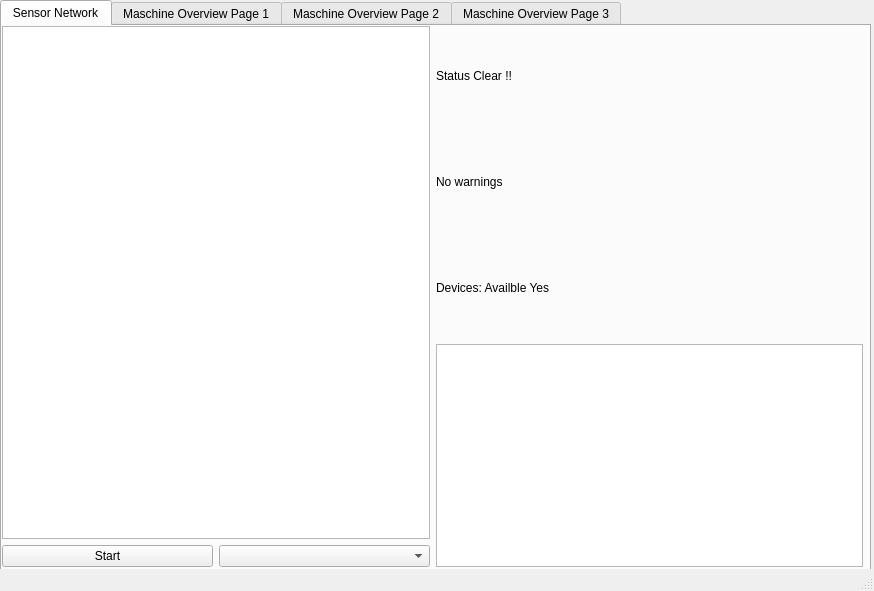
<?xml version="1.0" encoding="UTF-8"?>
<ui version="4.0">
 <class>MainWindow</class>
 <widget class="QMainWindow" name="MainWindow">
  <property name="geometry">
   <rect>
    <x>0</x>
    <y>0</y>
    <width>874</width>
    <height>591</height>
   </rect>
  </property>
  <property name="windowTitle">
   <string>MainWindow</string>
  </property>
  <widget class="QWidget" name="centralwidget">
   <widget class="QTabWidget" name="tabWidget">
    <property name="geometry">
     <rect>
      <x>0</x>
      <y>0</y>
      <width>871</width>
      <height>571</height>
     </rect>
    </property>
    <property name="currentIndex">
     <number>0</number>
    </property>
    <widget class="QWidget" name="tab_1">
     <attribute name="title">
      <string>Sensor Network</string>
     </attribute>
     <widget class="QWidget" name="horizontalLayoutWidget">
      <property name="geometry">
       <rect>
        <x>0</x>
        <y>0</y>
        <width>861</width>
        <height>541</height>
       </rect>
      </property>
      <layout class="QHBoxLayout" name="horizontalLayout">
       <property name="sizeConstraint">
        <enum>QLayout::SetDefaultConstraint</enum>
       </property>
       <item>
        <layout class="QVBoxLayout" name="verticalLayout_2">
         <item>
          <widget class="QGraphicsView" name="graphicsView"/>
         </item>
         <item>
          <layout class="QHBoxLayout" name="horizontalLayout_5">
           <item>
            <widget class="QPushButton" name="pushButton_Start">
             <property name="text">
              <string>Start</string>
             </property>
            </widget>
           </item>
           <item>
            <widget class="QComboBox" name="comboBox_nodenumbers">
             <property name="accessibleName">
              <string/>
             </property>
             <property name="editable">
              <bool>false</bool>
             </property>
             <property name="currentText">
              <string/>
             </property>
             <property name="placeholderText">
              <string>select_number_of_nodes</string>
             </property>
            </widget>
           </item>
          </layout>
         </item>
        </layout>
       </item>
       <item>
        <layout class="QVBoxLayout" name="verticalLayout">
         <item>
          <widget class="QLabel" name="label_Status">
           <property name="minimumSize">
            <size>
             <width>0</width>
             <height>100</height>
            </size>
           </property>
           <property name="text">
            <string>Status Clear !!</string>
           </property>
          </widget>
         </item>
         <item>
          <widget class="QLabel" name="label_current_warnings">
           <property name="minimumSize">
            <size>
             <width>0</width>
             <height>100</height>
            </size>
           </property>
           <property name="text">
            <string>No warnings</string>
           </property>
          </widget>
         </item>
         <item>
          <widget class="QLabel" name="label_Devices_available">
           <property name="minimumSize">
            <size>
             <width>0</width>
             <height>100</height>
            </size>
           </property>
           <property name="maximumSize">
            <size>
             <width>500</width>
             <height>300</height>
            </size>
           </property>
           <property name="text">
            <string>Devices: Availble Yes</string>
           </property>
          </widget>
         </item>
         <item>
          <widget class="QTextBrowser" name="textBrowser">
           <property name="minimumSize">
            <size>
             <width>0</width>
             <height>70</height>
            </size>
           </property>
          </widget>
         </item>
        </layout>
       </item>
      </layout>
     </widget>
    </widget>
    <widget class="QWidget" name="tab_2">
     <attribute name="title">
      <string>Maschine Overview Page 1</string>
     </attribute>
     <widget class="QWidget" name="verticalLayoutWidget_3">
      <property name="geometry">
       <rect>
        <x>0</x>
        <y>0</y>
        <width>861</width>
        <height>541</height>
       </rect>
      </property>
      <layout class="QVBoxLayout" name="verticalLayout_3">
       <item>
        <layout class="QHBoxLayout" name="horizontalLayout_2">
         <item>
          <widget class="QLabel" name="label_node_1">
           <property name="text">
            <string>Node 1  </string>
           </property>
          </widget>
         </item>
         <item>
          <layout class="QVBoxLayout" name="verticalLayout_5">
           <item>
            <widget class="QLabel" name="label_signal_node_1">
             <property name="text">
              <string>Signal</string>
             </property>
            </widget>
           </item>
           <item>
            <widget class="QComboBox" name="comboBox_node_1"/>
           </item>
           <item>
            <widget class="QPushButton" name="pushButton_change_signal_node_1">
             <property name="text">
              <string>Connect</string>
             </property>
            </widget>
           </item>
           <item>
            <widget class="QPushButton" name="pushButton_Record_node_1">
             <property name="text">
              <string>Start Recording</string>
             </property>
            </widget>
           </item>
          </layout>
         </item>
         <item>
          <widget class="QGraphicsView" name="graphicsView_node_1"/>
         </item>
        </layout>
       </item>
       <item>
        <layout class="QHBoxLayout" name="horizontalLayout_4">
         <item>
          <widget class="QLabel" name="label_node_2">
           <property name="text">
            <string>Node 2   </string>
           </property>
          </widget>
         </item>
         <item>
          <layout class="QVBoxLayout" name="verticalLayout_7">
           <item>
            <widget class="QLabel" name="label_signal_node_2">
             <property name="text">
              <string>Signal</string>
             </property>
            </widget>
           </item>
           <item>
            <widget class="QComboBox" name="comboBox_node_2"/>
           </item>
           <item>
            <widget class="QPushButton" name="pushButton_change_signal_node_2">
             <property name="text">
              <string>Connect</string>
             </property>
            </widget>
           </item>
           <item>
            <widget class="QPushButton" name="pushButton_Record_node_2">
             <property name="text">
              <string>Start Recording</string>
             </property>
            </widget>
           </item>
          </layout>
         </item>
         <item>
          <widget class="QGraphicsView" name="graphicsView_node_2"/>
         </item>
        </layout>
       </item>
       <item>
        <layout class="QHBoxLayout" name="horizontalLayout_3">
         <item>
          <widget class="QLabel" name="label_node_3">
           <property name="text">
            <string>Node 3   </string>
           </property>
          </widget>
         </item>
         <item>
          <layout class="QVBoxLayout" name="verticalLayout_6">
           <item>
            <widget class="QLabel" name="label_signal_node_3">
             <property name="text">
              <string>Signal</string>
             </property>
            </widget>
           </item>
           <item>
            <widget class="QComboBox" name="comboBox_node_3"/>
           </item>
           <item>
            <widget class="QPushButton" name="pushButton_change_signal_node_3">
             <property name="text">
              <string>Connect</string>
             </property>
            </widget>
           </item>
           <item>
            <widget class="QPushButton" name="pushButton_Record_node_3">
             <property name="text">
              <string>Start Recording</string>
             </property>
            </widget>
           </item>
          </layout>
         </item>
         <item>
          <widget class="QGraphicsView" name="graphicsView_node_4"/>
         </item>
        </layout>
       </item>
      </layout>
     </widget>
    </widget>
    <widget class="QWidget" name="tab_3">
     <attribute name="title">
      <string>Maschine Overview Page 2</string>
     </attribute>
     <widget class="QWidget" name="verticalLayoutWidget_4">
      <property name="geometry">
       <rect>
        <x>0</x>
        <y>0</y>
        <width>861</width>
        <height>531</height>
       </rect>
      </property>
      <layout class="QVBoxLayout" name="verticalLayout_4">
       <item>
        <layout class="QHBoxLayout" name="horizontalLayout_6">
         <item>
          <widget class="QLabel" name="label_node_4">
           <property name="text">
            <string>Node 4  </string>
           </property>
          </widget>
         </item>
         <item>
          <layout class="QVBoxLayout" name="verticalLayout_8">
           <item>
            <widget class="QLabel" name="label_signal_node_4">
             <property name="text">
              <string>Signal</string>
             </property>
            </widget>
           </item>
           <item>
            <widget class="QComboBox" name="comboBox_node_4"/>
           </item>
           <item>
            <widget class="QPushButton" name="pushButton_8">
             <property name="text">
              <string>Connect</string>
             </property>
            </widget>
           </item>
           <item>
            <widget class="QPushButton" name="pushButton_Record_node_6">
             <property name="text">
              <string>Start Recording</string>
             </property>
            </widget>
           </item>
          </layout>
         </item>
         <item>
          <widget class="QGraphicsView" name="graphicsView_node_5"/>
         </item>
        </layout>
       </item>
       <item>
        <layout class="QHBoxLayout" name="horizontalLayout_7">
         <item>
          <widget class="QLabel" name="label_node_5">
           <property name="text">
            <string>Node 5   </string>
           </property>
          </widget>
         </item>
         <item>
          <layout class="QVBoxLayout" name="verticalLayout_9">
           <item>
            <widget class="QLabel" name="label_signal_node_5">
             <property name="text">
              <string>Signal</string>
             </property>
            </widget>
           </item>
           <item>
            <widget class="QComboBox" name="comboBox_node_5"/>
           </item>
           <item>
            <widget class="QPushButton" name="pushButton_10">
             <property name="text">
              <string>Connect</string>
             </property>
            </widget>
           </item>
           <item>
            <widget class="QPushButton" name="pushButton_Record_node_7">
             <property name="text">
              <string>Start Recording</string>
             </property>
            </widget>
           </item>
          </layout>
         </item>
         <item>
          <widget class="QGraphicsView" name="graphicsView_node_6"/>
         </item>
        </layout>
       </item>
       <item>
        <layout class="QHBoxLayout" name="horizontalLayout_8">
         <item>
          <widget class="QLabel" name="label_node_6">
           <property name="text">
            <string>Node 6   </string>
           </property>
          </widget>
         </item>
         <item>
          <layout class="QVBoxLayout" name="verticalLayout_10">
           <item>
            <widget class="QLabel" name="label_signal_node_6">
             <property name="text">
              <string>Signal</string>
             </property>
            </widget>
           </item>
           <item>
            <widget class="QComboBox" name="comboBox_node_6"/>
           </item>
           <item>
            <widget class="QPushButton" name="pushButton_12">
             <property name="text">
              <string>Connect</string>
             </property>
            </widget>
           </item>
           <item>
            <widget class="QPushButton" name="pushButton_Record_node_8">
             <property name="text">
              <string>Start Recording</string>
             </property>
            </widget>
           </item>
          </layout>
         </item>
         <item>
          <widget class="QGraphicsView" name="graphicsView_node_7"/>
         </item>
        </layout>
       </item>
      </layout>
     </widget>
    </widget>
    <widget class="QWidget" name="tab_4">
     <attribute name="title">
      <string>Maschine Overview Page 3</string>
     </attribute>
     <widget class="QWidget" name="verticalLayoutWidget_9">
      <property name="geometry">
       <rect>
        <x>0</x>
        <y>0</y>
        <width>861</width>
        <height>531</height>
       </rect>
      </property>
      <layout class="QVBoxLayout" name="verticalLayout_11">
       <item>
        <layout class="QHBoxLayout" name="horizontalLayout_9">
         <item>
          <widget class="QLabel" name="label_node_7">
           <property name="text">
            <string>Node 7   </string>
           </property>
          </widget>
         </item>
         <item>
          <layout class="QVBoxLayout" name="verticalLayout_12">
           <item>
            <widget class="QLabel" name="label_14">
             <property name="text">
              <string>Signal</string>
             </property>
            </widget>
           </item>
           <item>
            <widget class="QComboBox" name="comboBox_node_7"/>
           </item>
           <item>
            <widget class="QPushButton" name="pushButton_14">
             <property name="text">
              <string>PushButton</string>
             </property>
            </widget>
           </item>
           <item>
            <widget class="QPushButton" name="pushButton_15">
             <property name="text">
              <string>PushButton</string>
             </property>
            </widget>
           </item>
          </layout>
         </item>
         <item>
          <widget class="QGraphicsView" name="graphicsView_node_8"/>
         </item>
        </layout>
       </item>
       <item>
        <layout class="QHBoxLayout" name="horizontalLayout_10">
         <item>
          <widget class="QLabel" name="label_node_8">
           <property name="text">
            <string>Node 8   </string>
           </property>
          </widget>
         </item>
         <item>
          <layout class="QVBoxLayout" name="verticalLayout_13">
           <item>
            <widget class="QLabel" name="label_16">
             <property name="text">
              <string>Signal</string>
             </property>
            </widget>
           </item>
           <item>
            <widget class="QComboBox" name="comboBox_node_8"/>
           </item>
           <item>
            <widget class="QPushButton" name="pushButton_16">
             <property name="text">
              <string>PushButton</string>
             </property>
            </widget>
           </item>
           <item>
            <widget class="QPushButton" name="pushButton_17">
             <property name="text">
              <string>PushButton</string>
             </property>
            </widget>
           </item>
          </layout>
         </item>
         <item>
          <widget class="QGraphicsView" name="graphicsView_node_9"/>
         </item>
        </layout>
       </item>
       <item>
        <layout class="QHBoxLayout" name="horizontalLayout_11">
         <item>
          <widget class="QLabel" name="label_node_9">
           <property name="text">
            <string>Node 9   </string>
           </property>
          </widget>
         </item>
         <item>
          <layout class="QVBoxLayout" name="verticalLayout_14">
           <item>
            <widget class="QLabel" name="label_18">
             <property name="text">
              <string>Signal</string>
             </property>
            </widget>
           </item>
           <item>
            <widget class="QComboBox" name="comboBox_node_9"/>
           </item>
           <item>
            <widget class="QPushButton" name="pushButton_18">
             <property name="text">
              <string>PushButton</string>
             </property>
            </widget>
           </item>
           <item>
            <widget class="QPushButton" name="pushButton_19">
             <property name="text">
              <string>PushButton</string>
             </property>
            </widget>
           </item>
          </layout>
         </item>
         <item>
          <widget class="QGraphicsView" name="graphicsView_node_10"/>
         </item>
        </layout>
       </item>
      </layout>
     </widget>
    </widget>
   </widget>
  </widget>
  <widget class="QStatusBar" name="statusbar"/>
 </widget>
 <resources/>
 <connections/>
</ui>
